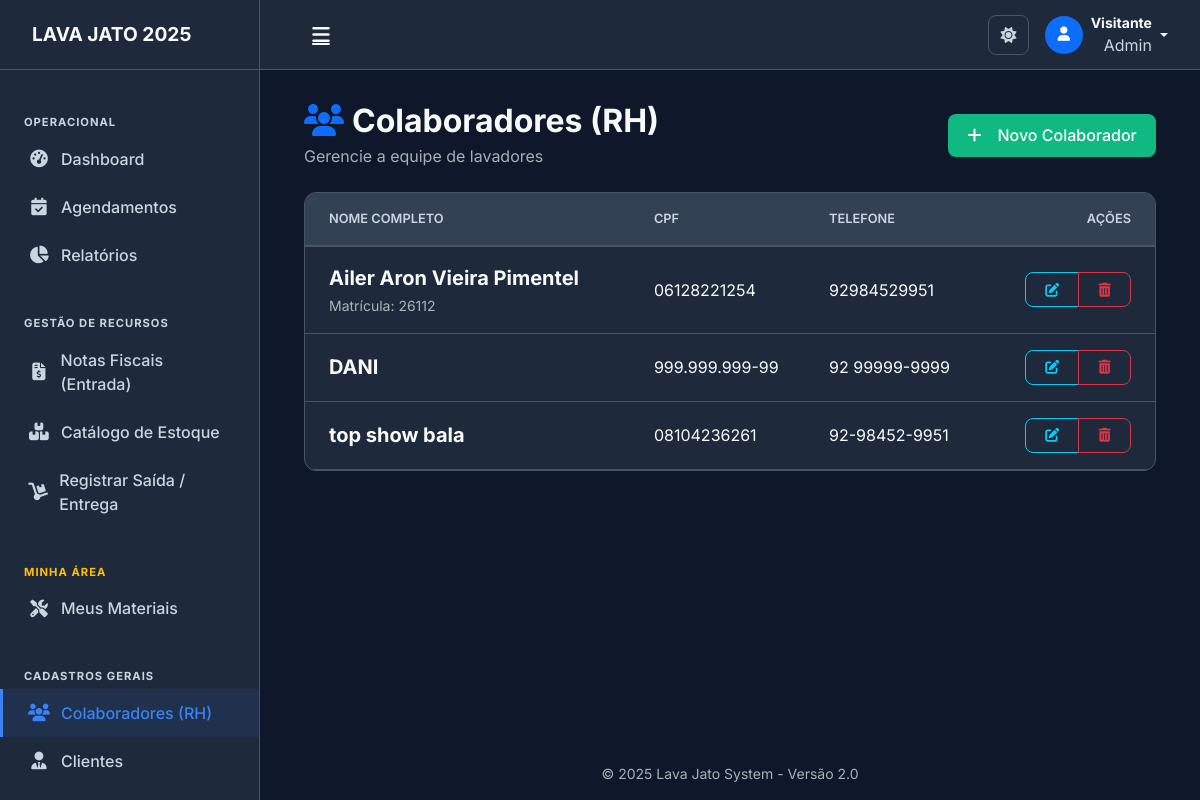
Screenshot of /lavadores/ with the database file from the repository.
### clientes/models.py (models this page shows, shortened)
class Lavador(models.Model):
    nome = models.CharField('Nome Completo', max_length=200)
    usuario = models.OneToOneField(
        User,
        on_delete=models.SET_NULL,
        null=True,
        blank=True,
        related_name='lavador_perfil',
        verbose_name="Usuário do Sistema"
    )
    cpf = models.CharField('CPF', max_length=14, unique=True)
    matricula = models.CharField('Matrícula', max_length=20, unique=True, blank=True, null=True)
    jornada_trabalho = models.CharField('Jornada de Trabalho', max_length=100, blank=True)
    escala_trabalho = models.CharField('Escala', max_length=50, blank=True)
    telefone = models.CharField('Telefone', max_length=20, blank=True)
    data_admissao = models.DateField('Data de Admissão')
    salario = models.DecimalField('Salário', max_digits=10, decimal_places=2, null=True, blank=True)
    observacoes = models.TextField('Observações', blank=True)
    ativo = models.BooleanField('Ativo', default=True)
    class Meta:
        verbose_name = 'Colaborador'
        verbose_name_plural = 'Colaboradores (RH)'
        ordering = ['nome']

### clientes/views.py (the view)
# urls.py: path("lavadores/", views.lavador_list, name="lavador_list"),
def lavador_list(request):
    lavadores = Lavador.objects.all()
    return render(request, 'clientes/lavador_list.html', {'lavadores': lavadores})

### templates/clientes/lavador_list.html (shortened to what this page needs)
{% extends 'base/base.html' %}
{% load static %}
{% block extra_css %}
    <link rel="stylesheet" href="{% static 'css/base.css' %}">
    <link rel="stylesheet" href="{% static 'css/components.css' %}">
{% endblock %}
{% block content %}
<div class="container-fluid fade-in">
    <div class="d-flex justify-content-between align-items-center mb-4">
        <div>
            <h2 class="mb-1 fw-bold" style="color: var(--text-light);">
                <i class="fas fa-users me-2 text-primary"></i>Colaboradores (RH)
            </h2>
            <p class="text-muted mb-0">Gerencie a equipe de lavadores</p>
        </div>
        <a href="{% url 'lavador_create' %}" class="btn btn-success-custom">
            <i class="fas fa-plus me-2"></i>Novo Colaborador
        </a>
    </div>
    <div class="card-custom">
        <div class="card-body p-0">
            <div class="table-responsive">
                <table class="table table-hover align-middle mb-0">
                    <thead style="background-color: var(--card-header-bg); border-bottom: 1px solid var(--border-color);">
                        <tr>
                            <th class="ps-4">Nome Completo</th>
                            <th>CPF</th>
                            <th>Telefone</th>
                            <th class="text-end pe-4">Ações</th>
                        </tr>
                    </thead>
                    <tbody>
                        {% for lavador in lavadores %}
                        <tr>
                            <td class="ps-4">
                                <div class="fw-bold fs-5">{{ lavador.nome }}</div>
                                {% if lavador.matricula %}
                                    <small class="text-muted">Matrícula: {{ lavador.matricula }}</small>
                                {% endif %}
                            </td>
                            <td>{{ lavador.cpf }}</td>
                            <td>{{ lavador.telefone|default:"-" }}</td>
                            <td class="text-end pe-4">
                                <div class="btn-group">
                                    <a href="{% url 'lavador_update' lavador.pk %}" class="btn btn-sm btn-outline-info" title="Editar">
                                        <i class="fas fa-edit"></i>
                                    </a>
                                    <a href="{% url 'lavador_delete' lavador.pk %}" class="btn btn-sm btn-outline-danger" title="Excluir">
                                        <i class="fas fa-trash-alt"></i>
                                    </a>
                                </div>
                            </td>
                        </tr>
                        {% endfor %}
                    </tbody>
                </table>
            </div>
        </div>
    </div>
</div>
{% endblock %}

### static/css/base.css (style rules this page uses)
:root { --color-scheme: dark; --primary-color: #3b82f6; --primary-dark: #2563eb; --success-color: #10b981; --background-color: #0f172a; --card-bg: #1e293b; --card-header-bg: #334155; --hover-bg: #334155; --input-bg: #0f172a; --input-focus-bg: #1e293b; --border-color: #475569; --text-light: #f8fafc; --text-muted: #cbd5e1; --text-placeholder: #64748b; }
body { background-color: var(--background-color) !important; color: var(--text-light) !important; font-family: 'Inter', sans-serif; transition: background-color 0.3s, color 0.3s; }
a { color: var(--primary-color); text-decoration: none; }
i { color: inherit; }

### static/css/components.css (style rules this page uses)
.card-custom { background-color: var(--card-bg); border: 1px solid var(--border-color); border-radius: 0.75rem; box-shadow: var(--shadow-md); margin-bottom: 1.5rem; transition: transform 0.2s ease, box-shadow 0.2s ease; overflow: hidden; }
.card-body { padding: 1.5rem; color: var(--text-light); }
.btn { font-weight: 500; border-radius: 0.5rem; padding: 0.6rem 1.2rem; transition: all 0.2s; display: inline-flex; align-items: center; justify-content: center; gap: 0.5rem; }
.btn-success-custom { background-color: var(--success-color); color: #fff; border: none; }
.table { color: var(--text-light); margin-bottom: 0; }
.table > :not(caption) > * > * { background-color: transparent; border-bottom-color: var(--border-color); padding: 1rem 0.75rem; color: var(--text-light); }
.table thead th { background-color: var(--card-header-bg); color: var(--text-muted); font-weight: 600; font-size: 0.8rem; text-transform: uppercase; border-bottom: 2px solid var(--border-color); }
.card-custom { background-color: var(--card-bg) !important; border: 1px solid var(--border-color) !important; color: var(--text-light) !important; }

### static/css/pages.css (style rules this page uses)
:root { --sidebar-width: 260px; --sidebar-width-collapsed: 70px; --header-height: 70px; }

### static/css/layout_sistematico.css (style rules this page uses)
:root { --sidebar-width: 260px; --sidebar-width-collapsed: 70px; --header-height: 70px; }

### rows the page displays
Lavador: nome "Ailer Aron Vieira Pimentel", matricula "26112", cpf "06128221254", telefone "92984529951"
Lavador: nome "DANI", cpf "999.999.999-99", telefone "92 99999-9999"
Lavador: nome "top show bala", cpf "08104236261", telefone "92-98452-9951"

### other values shown
{{ user.username|default:"Visitante" }} "Visitante"
